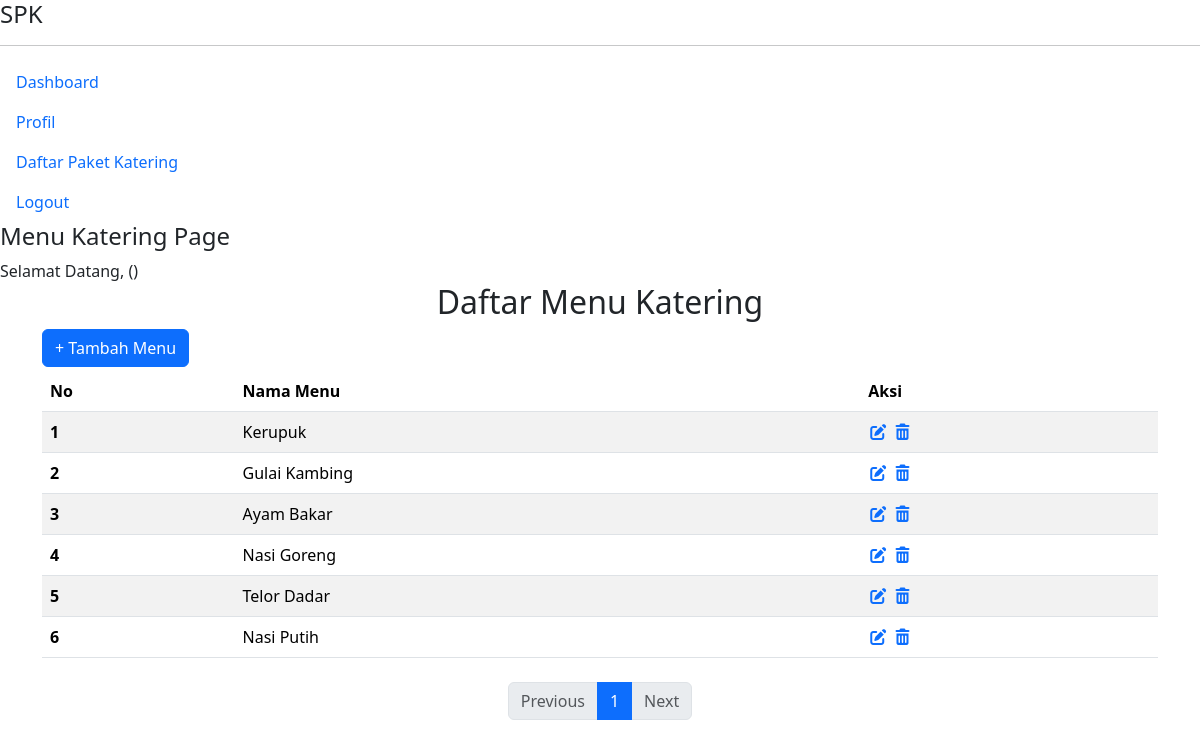
Screenshot of /index.php?page=menu_katering with the database file from the repository.
### tables this page shows
CREATE TABLE `menu_katering` (
  `id_menu_katering` int(11) NOT NULL,
  `nama_menu` varchar(50) NOT NULL
);

### index.php (called while the page is built, shortened)
<?php
$allowedPages = [
    'landing_page' => 'pages/landing_page.php',
    'login' => 'pages/auth/login.php',
    'logout' => 'pages/auth/logout.php',
    'dashboard' => 'pages/dashboard.php',
    'profil' => 'pages/profil.php',
    'input_budget_pelanggan' => 'pages/budget-pelanggan/input_budget_pelanggan.php',
    'hasil_budget_pelanggan' => 'pages/budget-pelanggan/hasil_budget_pelanggan.php',
    'keranjang_pemesanan' => 'pages/keranjang-pemesanan/keranjang_pemesanan.php',
    'tambah_keranjang' => 'pages/keranjang-pemesanan/tambah_keranjang.php',
    'get_pemesanan' => 'pages/keranjang-pemesanan/get_pemesanan.php',
    'update_keranjang_pemesanan' => 'pages/keranjang-pemesanan/update_keranjang_pemesanan.php',
    'kriteria' => 'pages/kriteria/kriteria.php',
    'tambah_kriteria' => 'pages/kriteria/tambah_kriteria.php',
    'menu_katering' => 'pages/menu-katering/menu_katering.php',
    'tambah_menu_katering' => 'pages/menu-katering/tambah_menu_katering.php',
    'paket_katering' => 'pages/paket-katering/paket_katering.php',
    'tambah_paket_katering' => 'pages/paket-katering/tambah_paket_katering.php',
    'hasil_paket_menu' => 'pages/hasil-paket-menu/hasil_paket_menu.php',
    'tambah_hasil_paket_menu' => 'pages/hasil-paket-menu/tambah_hasil_paket_menu.php',
    'pesan_hasil_paket_katering' => 'pages/pesan-paket/pesan_hasil_paket_katering.php',
    'pesan_paket_katering_fix' => 'pages/pesan-paket/pesan_paket_katering_fix.php',
    'pesan_paket_katering' => 'pages/pesan-paket/pesan_paket_katering.php',
    'proses_checkout' => 'pages/pesan-paket/proses_checkout.php',
    'proses_checkout_langsung' => 'pages/pesan-paket/proses_checkout_langsung.php',
    'riwayat_pemesanan_pelanggan' => 'pages/riwayat_pemesanan/riwayat_pemesanan_pelanggan.php',
    'detail_riwayat_pemesanan_pelanggan' => 'pages/riwayat_pemesanan/detail_riwayat_pemesanan_pelanggan.php',
    'riwayat_pemesanan_pemilik' => 'pages/riwayat_pemesanan/riwayat_pemesanan_pemilik.php',
    'detail_riwayat_pemesanan_pemilik' => 'pages/riwayat_pemesanan/detail_riwayat_pemesanan_pemilik.php',
    'update_status_pemesanan' => 'pages/riwayat_pemesanan/update_status_pemesanan.php',
    'forbidden' => 'pages/error/403.php',
    '404' => 'pages/error/404.php',
];
$page = isset($_GET['page']) ? $_GET['page'] : 'landing_page';
require_once $allowedPages[$page];

### pages/menu-katering/menu_katering.php (the view, shortened to what this page needs)
<?php
require_once __DIR__ . '/../../pages/layouts/header.php';
require_once __DIR__ . '/../../koneksi.php';
$limit = 10;
$page_no = isset($_GET['page_no']) ? (int) $_GET['page_no'] : 1;
$offset = ($page_no - 1) * $limit;
$getDataMenuKatering = mysqli_query(
    $koneksi,
    'SELECT * FROM menu_katering
    LIMIT ' . $limit . ' OFFSET ' . $offset . ''
);
$totalDataResult = mysqli_query(
    $koneksi,
    "SELECT COUNT(*) as total FROM menu_katering"
);
$dataTotal = mysqli_fetch_assoc($totalDataResult);
$totalData = $dataTotal['total'];
$totalPages = ceil($totalData / $limit);
$no = $offset + 1;
?>
<section>
    <div class="content">
        <h2 class="content-title text-center">Daftar Menu Katering</h2>
        <div class="container" style="margin-bottom: -20px;">
            <a href="index.php?page=tambah_menu_katering" class="btn btn-primary">+ Tambah Menu</a>
        </div>
        <div class="container mt-4 table-responsive" style="max-height: 700px; overflow-y: auto;">
            <table class="table table-striped table-hover" style="max-height:300px;">
                <thead>
                    <tr>
                        <th scope="col">No</th>
                        <th scope="col">Nama Menu</th>
                        <th scope="col">Aksi</th>
                    </tr>
                </thead>
                <tbody>
                    <?php foreach ($getDataMenuKatering as $row): ?>
                        <tr>
                            <th scope="row"><?= $no++ ?></th>
                            <td><?= $row['nama_menu'] ?></td>
                            <td>
                                <a
                                    href="index.php?page=edit_menu_katering&id_menu_katering=<?= $row['id_menu_katering'] ?>"><i
                                        class="fa-solid fa-pen-to-square"></i></a>
                                <a href="javascript:void(0)"
                                    onclick="konfirmasiDelete('index.php?page=hapus_menu_katering&id_menu_katering=<?= $row['id_menu_katering'] ?>')">
                                    <i class="fa-solid fa-trash-can"></i></a>
                            </td>
                        </tr>
                    <?php endforeach ?>
                </tbody>
            </table>
            <nav aria-label="Page navigation">
                <ul class="pagination justify-content-center mt-4">
                    <li class="page-item <?= ($page_no <= 1) ? 'disabled' : '' ?>">
                        <a class="page-link" href="?page=item_penilaian&page_no=<?= $page_no - 1 ?>">Previous</a>
                    </li>
                    <?php for ($i = 1; $i <= $totalPages; $i++): ?>
                        <li class="page-item <?= ($i == $page_no) ? 'active' : '' ?>">
                            <a class="page-link" href="?page=item_penilaian&page_no=<?= $i ?>"><?= $i ?></a>
                        </li>
                    <?php endfor; ?>
                    <li class="page-item <?= ($page_no >= $totalPages) ? 'disabled' : '' ?>">
                        <a class="page-link" href="?page=item_penilaian&page_no=<?= $page_no + 1 ?>">Next</a>
                    </li>
                </ul>
            </nav>
        </div>
    </div>
</section>
<?php
require_once __DIR__ . '/../../pages/layouts/footer.php';
?>

### rows the page displays
menu_katering: nama_menu "Kerupuk"
menu_katering: nama_menu "Gulai Kambing"
menu_katering: nama_menu "Ayam Bakar"
menu_katering: nama_menu "Nasi Goreng"
menu_katering: nama_menu "Telor Dadar"
menu_katering: nama_menu "Nasi Putih"

### other values shown
$title "Menu Katering Page"
